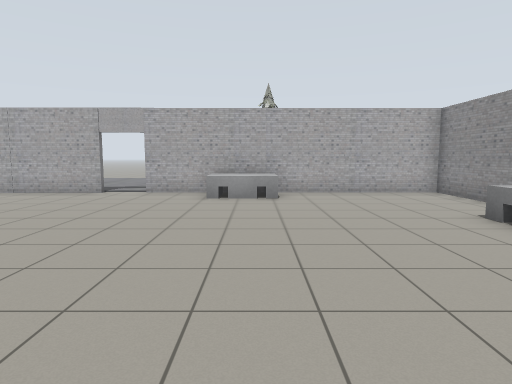
[1] (above)

12 first-person views from a walk through a Gazebo world. The camera is 1.2 m above the floor, tilts 6° down and sees 75° across. Floor lines are 1 m apart. The floor is counted in squares, 1 m on a side. Each view is taken from the middle of a square. On the plan, view 1 faces up. The plan holds only what a view shows up to about 13 squares ahead; the rest is blank.

[2]
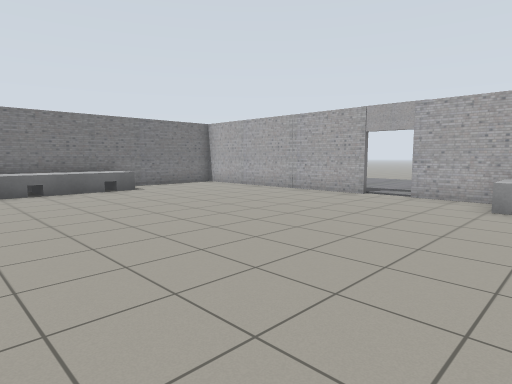

[3]
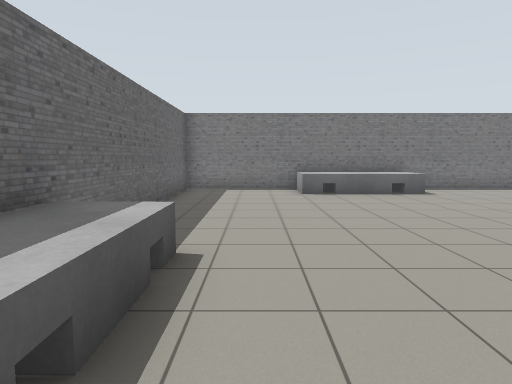

[4]
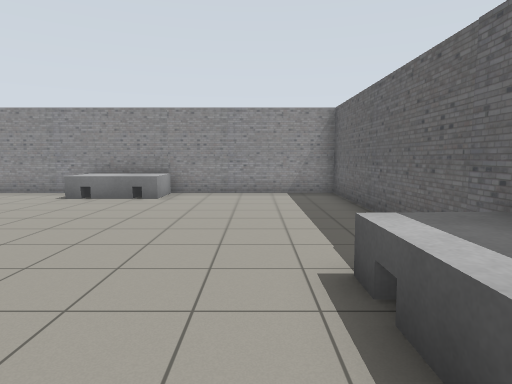

[5]
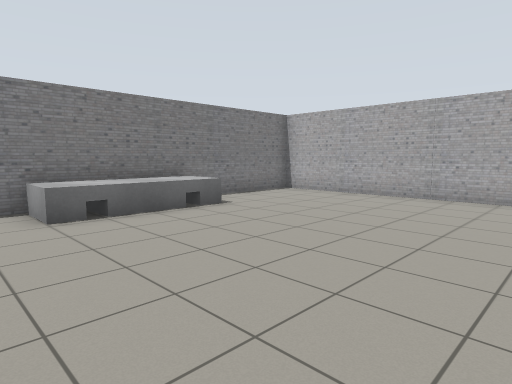

[6]
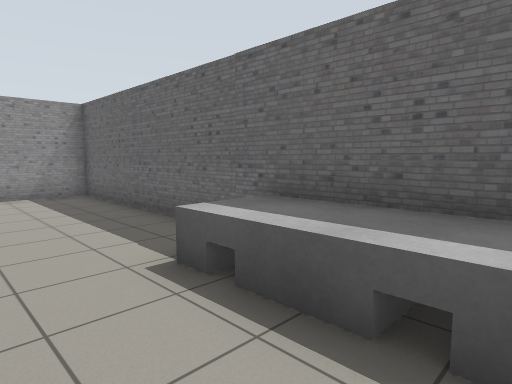

[7]
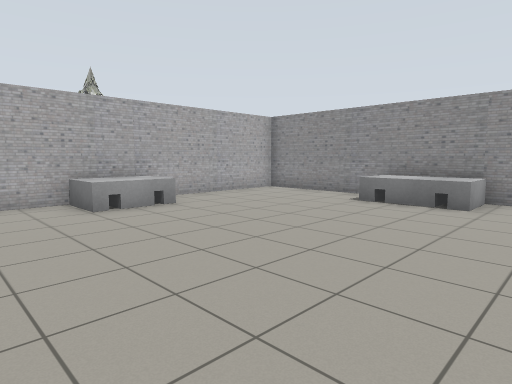

[8]
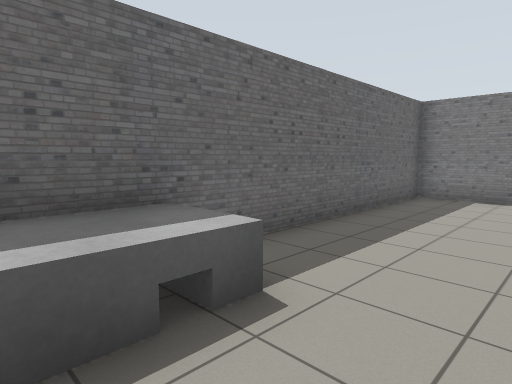

[9]
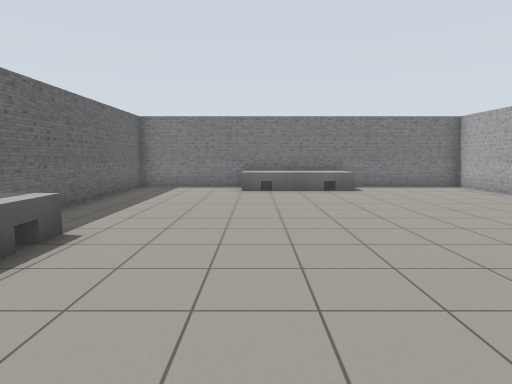

[10]
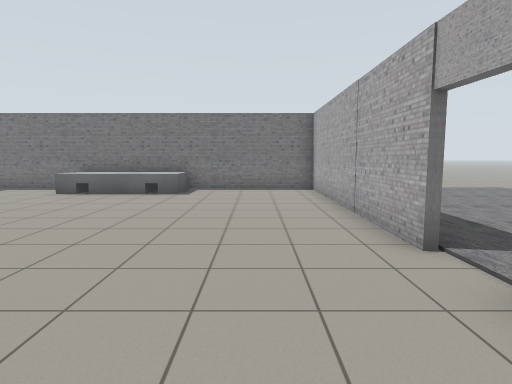

[11]
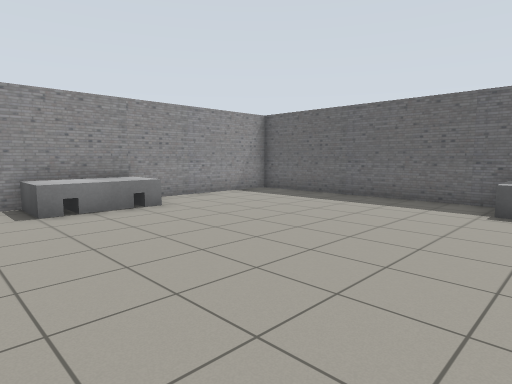

[12]
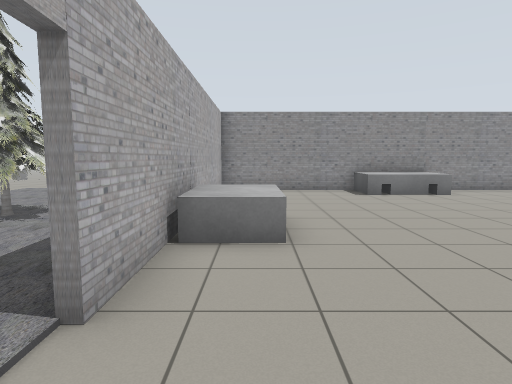

### Floor plan
Points are (right, up) in squares from view 1. A wall is a line through its corners. A room is listed if a view was taken in it or the views show most of it. See-through windows are left out.
Room 1 (views 1, 2, 3, 4, 5, 6, 7, 8, 9, 10, 11, 12)
walls: (-5.1, 11.1) (-13.5, 11.1) (-13.5, 6.4); (-1.5, 11.2) (-3.7, 11.1); (-13.5, 2.6) (-13.5, -1.6) (6.1, -1.6) (6.1, 4.6); (6.1, 6.4) (6.1, 11.2) (0.3, 11.2)
ways out: opening at (-4.5, 11)
objects: other object (-13, 3) to (-12, 6); other object (-5, -1) to (-2, 0); other object (-1, 10) to (0, 11); other object (5, 4) to (6, 6)

Where each view was taken, in squares from view 1:
view 1: 0 up, 0 right, facing up
view 2: 1 up, 0 right, facing up-left
view 3: 1 up, 1 left, facing left
view 4: 1 up, 5 left, facing right
view 5: 1 up, 5 left, facing up-left
view 6: 2 up, 5 left, facing down-right
view 7: 2 up, 4 left, facing up-right
view 8: 2 up, 3 left, facing down-left
view 9: 3 up, 0 right, facing left
view 10: 9 up, 1 left, facing left
view 11: 8 up, 3 left, facing down-right
view 12: 10 up, 6 left, facing right
